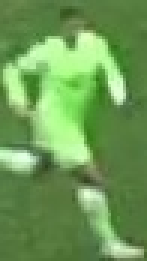
#> input picture output_videos/cropped_image.jpg, 49 x 87 px (shown 3 times larger)
$ jupyter execute color_assignment.ipynb
#> lines starting #> are read from the running program, lines starting #| are printed output that depends on the picture
[cell 1]
import cv2
import matplotlib.pyplot as plt
import numpy as np
from sklearn.cluster import KMeans

[cell 2]
image_path = '../output_videos/cropped_image.jpg'
image = cv2.imread(image_path)
#> image is the input picture: shape (87, 49, 3); mean B, G, R 85.3, 154.1, 108.9
image = cv2.cvtColor(image, cv2.COLOR_BGR2RGB)

[cell 3]
plt.imshow(image)

[cell 4]
#Take the top half of the image:
top_half_image = image[0:int(image.shape[0]//2),:]
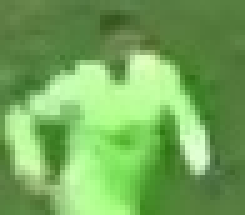
#> top_half_image: shape (43, 49, 3) (shown 5 times larger); mean R, G, B 115.4, 168, 90
plt.imshow(top_half_image)

## CLuster the image into two clusters

[cell 5]
#Reshape the image to 2d array
image_2d = top_half_image.reshape(-1,3)
#> image_2d = 2107 rows, first 8: [96, 127, 70], [95, 126, 69], [96, 127, 70], [100, 131, 74], [101, 132, 73], [102, 133, 74], [105, 136, 77], [106, 137, 78]

#Clustering with 2 clusters Kmeans
kmeans = KMeans(n_clusters=2, random_state=0)
kmeans.fit(image_2d)

# get the cluster labels:
labels = kmeans.labels_

#reshape the labels to orginal image shape
clustered_image = labels.reshape(top_half_image.shape[0],top_half_image.shape[1])

# Display the clustering image
plt.imshow(clustered_image)
plt.show()
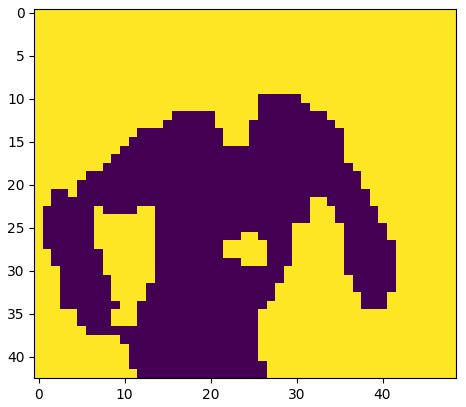
#> figure drawn by matplotlib, 1 panel
